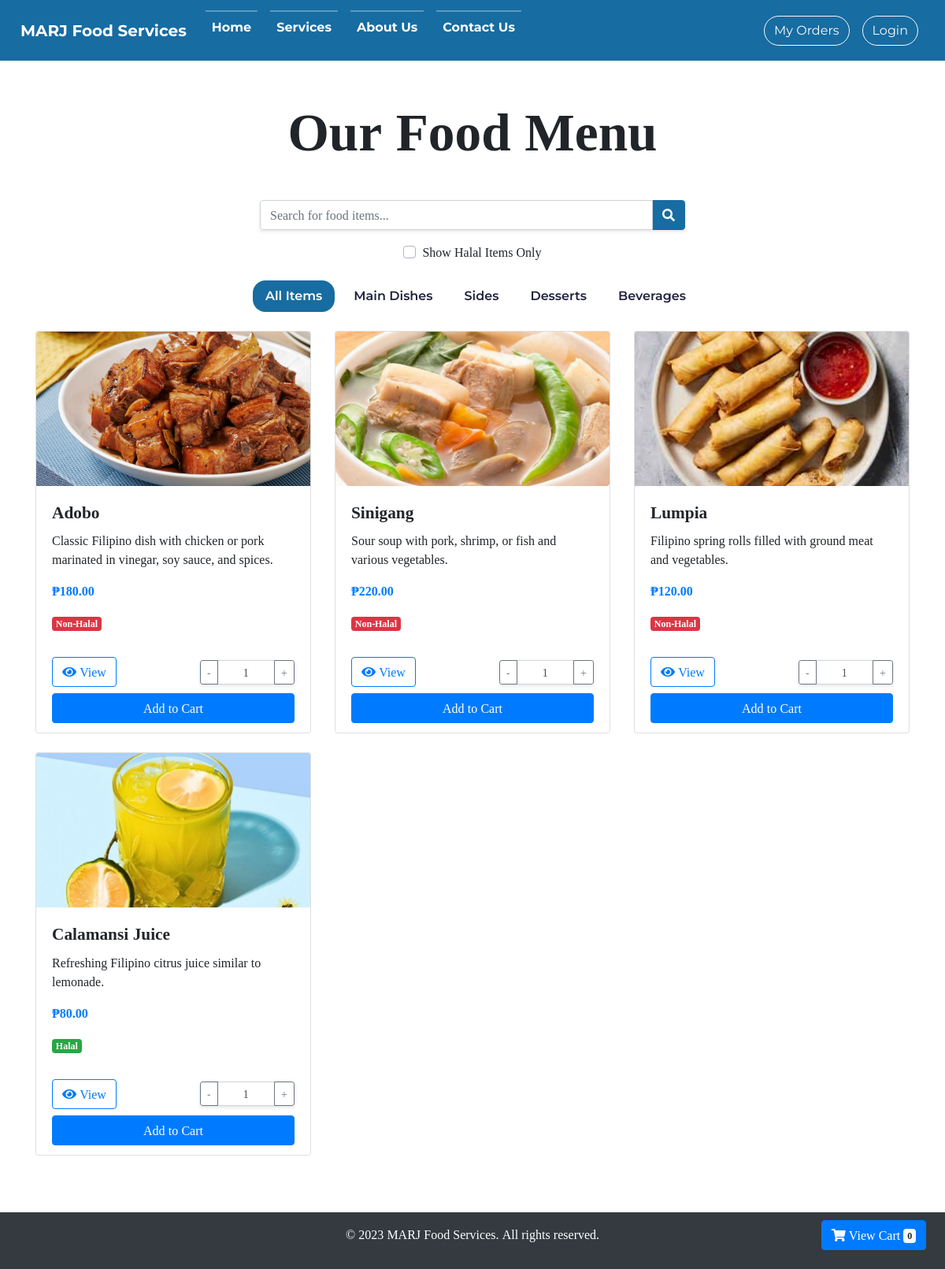
Page /modules/products.php on the committed database.
### tables this page shows
CREATE TABLE IF NOT EXISTS `categories` (
  `category_id` int NOT NULL AUTO_INCREMENT,
  `category_name` varchar(255) NOT NULL,
  PRIMARY KEY (`category_id`)
);

CREATE TABLE IF NOT EXISTS `products` (
  `product_id` int NOT NULL AUTO_INCREMENT,
  `prod_name` varchar(250) NOT NULL,
  `prod_price` int NOT NULL,
  `prod_desc` varchar(2000) NOT NULL,
  `prod_img` varchar(250) NOT NULL,
  `prod_cat_id` int NOT NULL,
  `qty_sold` int NOT NULL,
  PRIMARY KEY (`product_id`)
);

### modules/products.php (the view, shortened to what this page needs)
<!DOCTYPE html>
<html lang="en">
	<head>
		<link rel="stylesheet" href="https://maxcdn.bootstrapcdn.com/bootstrap/4.5.2/css/bootstrap.min.css">
        <link rel="stylesheet" href="https://cdnjs.cloudflare.com/ajax/libs/font-awesome/5.15.3/css/all.min.css">
		<link rel="stylesheet" href="<?php echo BASE_URL; ?>/vendor/style1.css">
	</head>
	<body>
        <?php include("product_nav.php");?>
        <?php
            include("dbconi.php");
            $query = "SELECT p.*,
                    CASE WHEN pi.ingredient_id = 1 THEN 0 ELSE 1 END as is_halal
                    FROM products p
                    LEFT JOIN product_ingredients pi ON p.product_id = pi.product_id";
            $result = mysqli_query($dbc, $query);
        ?>
		<main class="container py-5">
            <h1 class="text-center mb-5">Our Food Menu</h1>
            <div class="row mb-4">
                <div class="col-md-6 mx-auto">
                    <div class="input-group mb-3">
                        <input type="text" id="searchBox" class="form-control" placeholder="Search for food items...">
                        <div class="input-group-append">
                            <span class="input-group-text"><i class="fas fa-search"></i></span>
                        </div>
                    </div>
                    <div class="custom-control custom-checkbox text-center">
                        <label class="custom-control-label" for="halalOnly">Show Halal Items Only</label>
                    </div>
                </div>
            </div>
            <div class="row mb-4">
                <div class="col-12">
                    <ul class="nav nav-pills justify-content-center" id="prodnav">
                        <li class="nav-item">
                            <a class="nav-link active" href="#" data-category="all">All Items</a>
                        </li>
                        <?php
                        $cat_query = "SELECT category_id, category_name FROM categories";
                        $cat_result = mysqli_query($dbc, $cat_query);
                        while ($cat_row = mysqli_fetch_assoc($cat_result)) {
                            echo '<li class="nav-item">';
                            echo '<a class="nav-link" href="#" data-category="' . $cat_row['category_id'] . '">' . htmlspecialchars($cat_row['category_name']) . '</a>';
                            echo '</li>';
                        }
                        ?>
                    </ul>
                </div>
            </div>
            <div class="row" id="products-container">
                <?php while ($row = mysqli_fetch_assoc($result)) { ?>
                    <div class="col-md-4 mb-4 product-item" data-category="<?php echo $row['prod_cat_id']; ?>" data-halal="<?php echo $row['is_halal']; ?>">
                        <div class="card h-100">
                            <img src="<?php echo BASE_URL; ?>/images/Products/<?php echo htmlspecialchars($row['prod_img']); ?>" class="card-img-top" alt="<?php echo htmlspecialchars($row['prod_name']); ?>">
                            <div class="card-body">
                                <h5 class="card-title"><?php echo htmlspecialchars($row['prod_name']); ?></h5>
                                <p class="card-text"><?php echo htmlspecialchars($row['prod_desc']); ?></p>
                                <p class="card-text text-primary font-weight-bold">₱<?php echo number_format($row['prod_price'], 2); ?></p>
                                <?php if ($row['is_halal']) { ?>
                                    <span class="badge badge-success">Halal</span>
                                <?php } else { ?>
                                    <span class="badge badge-danger">Non-Halal</span>
                                <?php } ?>
                            </div>
                            <div class="card-footer bg-white border-top-0">
                                <div class="d-flex justify-content-between align-items-center mb-2">
                                    <button class="btn btn-outline-primary view-product"
                                            data-id="<?php echo $row['product_id']; ?>"
                                            data-name="<?php echo htmlspecialchars($row['prod_name']); ?>"
                                            data-desc="<?php echo htmlspecialchars($row['prod_desc']); ?>"
                                            data-price="<?php echo $row['prod_price']; ?>"
                                            data-img="<?php echo BASE_URL; ?>/images/Products/<?php echo htmlspecialchars($row['prod_img']); ?>"
                                            data-halal="<?php echo $row['is_halal']; ?>">
                                        <i class="fas fa-eye"></i> View
                                    </button>
                                    <div class="input-group input-group-sm" style="width: 120px;">
                                        <div class="input-group-prepend">
                                            <button class="btn btn-outline-secondary decrease-qty" type="button">-</button>
                                        </div>
                                        <input type="text" class="form-control text-center item-qty" value="1">
                                        <div class="input-group-append">
                                            <button class="btn btn-outline-secondary increase-qty" type="button">+</button>
                                        </div>
                                    </div>
                                </div>
                                <button class="btn btn-primary btn-block add-to-cart"
                                        data-id="<?php echo $row['product_id']; ?>"
                                        data-name="<?php echo htmlspecialchars($row['prod_name']); ?>"
                                        data-price="<?php echo $row['prod_price']; ?>">
                                    Add to Cart
                                </button>
                            </div>
                        </div>
                    </div>
                <?php } ?>
            </div>
            <div class="fixed-bottom mb-4 mr-4 d-flex justify-content-end">
                <a href="<?php echo BASE_URL; ?>/modules/cart.php" class="btn btn-primary position-relative">
                    <i class="fas fa-shopping-cart"></i> View Cart
                    <span class="badge badge-light cart-count">0</span>
                </a>
            </div>
		</main>
		<footer class="bg-dark text-white text-center py-3">
            <p>&copy; 2023 MARJ Food Services. All rights reserved.</p>
        </footer>
	</body>
</html>

### modules/product_nav.php (shortened to what this page needs)
<header>
    <nav class="navbar navbar-expand-lg">
        <a class="navbar-brand" href="<?php echo BASE_URL; ?>/index.php" aria-label="Home">MARJ Food Services</a>
        <div class="collapse navbar-collapse d-lg-flex justify-content-between" id="navbarNav">
            <ul class="navbar-nav pullDown">
                <li class="nav-item mx-2"><a class="nav-link" href="<?php echo BASE_URL; ?>/index.php#home" aria-label="Home">Home</a></li>
                <li class="nav-item mx-2"><a class="nav-link" href="<?php echo BASE_URL; ?>/index.php#services" aria-label="Services">Services</a></li>
                <li class="nav-item mx-2"><a class="nav-link" href="<?php echo BASE_URL; ?>/index.php#about" aria-label="About Us">About Us</a></li>
                <li class="nav-item mx-2"><a class="nav-link" href="<?php echo BASE_URL; ?>/index.php#contact" aria-label="Contact Us">Contact Us</a></li>
            </ul>
            <div class="navbar-actions d-none d-lg-flex">
                <ul class="navbar-nav">
                    <li class="nav-item mx-2 no-dropdown">
                        <a href="<?php echo BASE_URL; ?>/modules/cart.php" class="btn rounded-pill btn-outline-light" onclick="checkLogin(event)" aria-label="My Orders">My Orders</a>
                    </li>
                    <?php
                    if(isset($_SESSION['loginok'])){
                        echo '<li class="nav-item mx-2 no-dropdown">
                        <button class="btn rounded-pill btn-outline-light" data-toggle="modal" data-target="#logoutModal" aria-label="Logout">Logout</button>
                        </li>';
                    } else {
                        echo '<li class="nav-item mx-2 no-dropdown">
                        <button class="btn rounded-pill btn-outline-light" data-toggle="modal" data-target="#loginModal" aria-label="Login">Login</button>
                        </li>';
                    }
                    ?>
                </ul>
            </div>
        </div>
    </nav>
</header>

### modules/products.php (style rules this page uses)
.card-img-top { aspect-ratio: 16/9; object-fit: cover; width: 100%; }
.input-group-text { background-color: var(--accent); border-color: var(--accent); color: white; }
.input-group { box-shadow: 0 2px 4px rgba(0,0,0,0.1); }
.nav-pills { position: relative; gap: 0.5rem; }
.nav-pills .nav-link { position: relative; z-index: 1; transition: color 0.3s ease; }
.nav-pills .nav-link::before { content: ''; position: absolute; top: 0; left: 0; width: 100%; height: 100%; background-color: var(--accent); border-radius: 1rem; transform: scale(0); transition: transform 0.3s ease; z-index: -1; }
.nav-pills .nav-link:hover::before, .nav-pills .nav-link.active::before { transform: scale(1); }
.nav-pills .nav-link.active { color: white; background-color: transparent !important; }
.nav-pills .nav-link:not(.active) { color: var(--primary1); }
#prodnav a { font-family: Montserrat; font-weight: 600; }

### rows in the picture
categories: category_name "Main Dishes"
categories: category_name "Sides"
categories: category_name "Desserts"
categories: category_name "Beverages"
products: prod_img (picture), prod_name "Adobo", prod_desc "Classic Filipino dish with chicken or pork marinated in vinegar, soy sauce, and spices.", prod_price "180.00", shows "Non-Halal"
products: prod_img (picture), prod_name "Sinigang", prod_desc "Sour soup with pork, shrimp, or fish and various vegetables.", prod_price "220.00", shows "Non-Halal"
products: prod_img (picture), prod_name "Lumpia", prod_desc "Filipino spring rolls filled with ground meat and vegetables.", prod_price "120.00", shows "Non-Halal"
products: prod_img (picture), prod_name "Calamansi Juice", prod_desc "Refreshing Filipino citrus juice similar to lemonade.", prod_price "80.00", shows "Halal"
